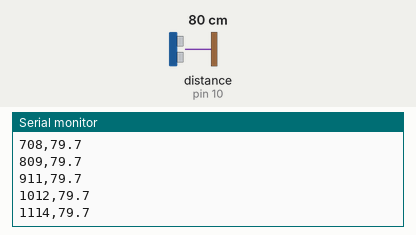
Recording of a sketch running on a simulated Arduino Uno, built with avr-gcc and run on an emulated ATmega328P. On the bench: the last lines printed to the serial monitor. Wiring (inferred from the names in the program): ultrasonic range finder: trigger pin 9; echo pin 10. Inputs (shaded band) come from the test bench; at power-on: distance to the obstacle (sensor on pin 10) 80 cm. The echo pulse lasts 58.3 µs per cm.

Above: at 1.2 s.
1.3 s: distance to the obstacle (sensor on pin 10) set to 2 cm
At 1.32 s:
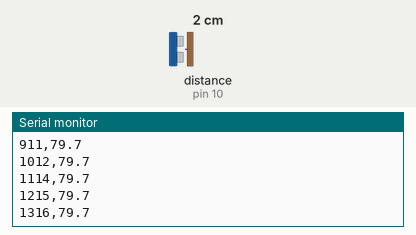
2.8 s: distance to the obstacle (sensor on pin 10) set to 9 cm
At 3.8 s:
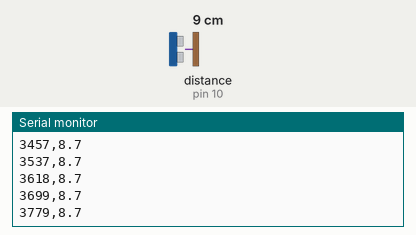
Timing chart, 0 to 5.8 s (numbered marks = the images above; inputs shaded):
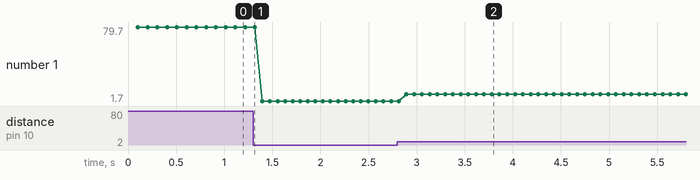

The sketch:

01b_hcsr04_filtro_csv.ino
```cpp
/*
  01b - Leitura filtrada e saida em CSV (para o Plotter Serial e para o Python)
  Placa: Arduino Uno/Nano  -  mesmas ligacoes do sketch 01

  Duas melhorias:
    a) FILTRO DE MEDIANA: faz 5 leituras e usa a do meio. Uma leitura "louca"
       (eco perdido, ruido) nao passa. Media nao resolveria: um valor absurdo puxa a media.
    b) FORMATO: imprime "tempo_ms,distancia_cm" por linha. E um CSV - o Plotter Serial
       da IDE desenha na hora, e o Python le com um split(",").
*/
const int TRIG = 9, ECHO = 10;
const int N = 5;                       // leituras por medicao (impar!)

float lerUmaVez() {
  digitalWrite(TRIG, LOW);  delayMicroseconds(2);
  digitalWrite(TRIG, HIGH); delayMicroseconds(10);
  digitalWrite(TRIG, LOW);
  unsigned long t = pulseIn(ECHO, HIGH, 30000);
  if (t == 0) return -1;               // sem eco
  return t * 0.0343 / 2.0;
}

float lerMediana() {
  float v[N];
  for (int i = 0; i < N; i++) { v[i] = lerUmaVez(); delay(15); }
  // ordena (bubble sort: pequeno e suficiente para 5 valores)
  for (int i = 0; i < N - 1; i++)
    for (int j = 0; j < N - 1 - i; j++)
      if (v[j] > v[j + 1]) { float tmp = v[j]; v[j] = v[j + 1]; v[j + 1] = tmp; }
  return v[N / 2];                     // o do meio
}

void setup() {
  Serial.begin(9600);
  pinMode(TRIG, OUTPUT); pinMode(ECHO, INPUT);
  Serial.println("tempo_ms,distancia_cm");   // cabecalho do CSV
}

void loop() {
  float d = lerMediana();
  Serial.print(millis());
  Serial.print(",");
  Serial.println(d, 1);                // -1.0 significa "fora de alcance"
}
```

Measured:
- plotted number 1: 79.7 → 1.7 after the input at 1.3 s
